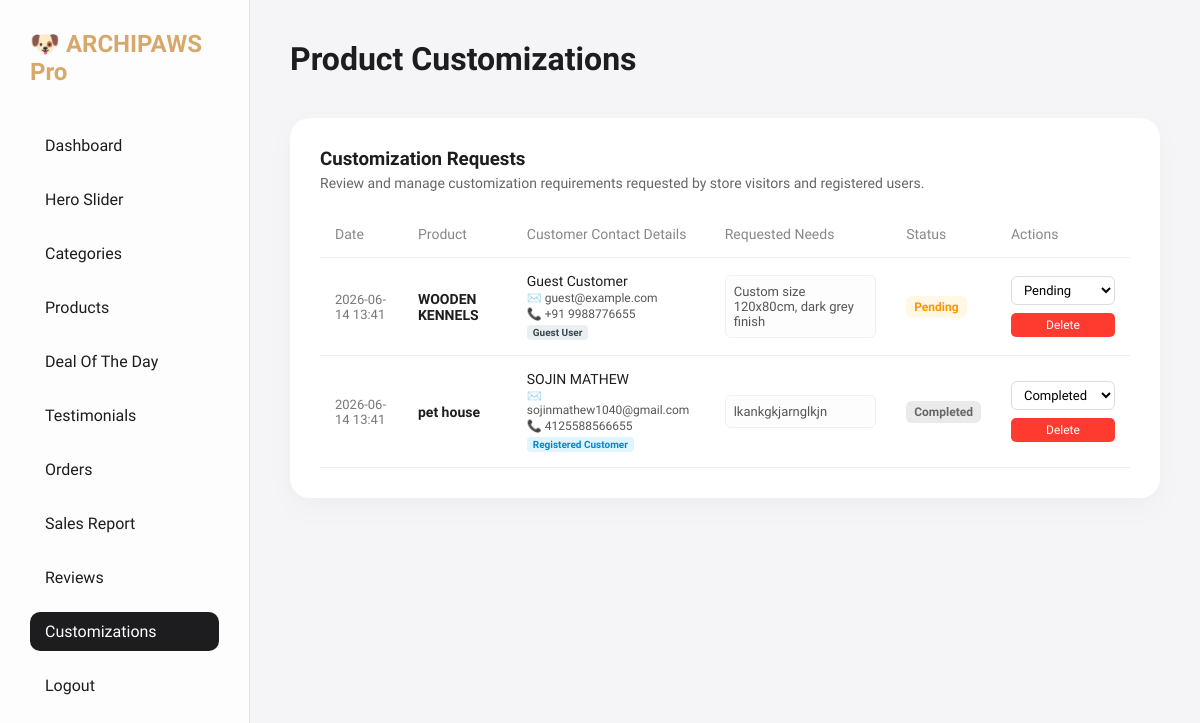
Page /admin/customizations.php (signed in) on the earlier database version.
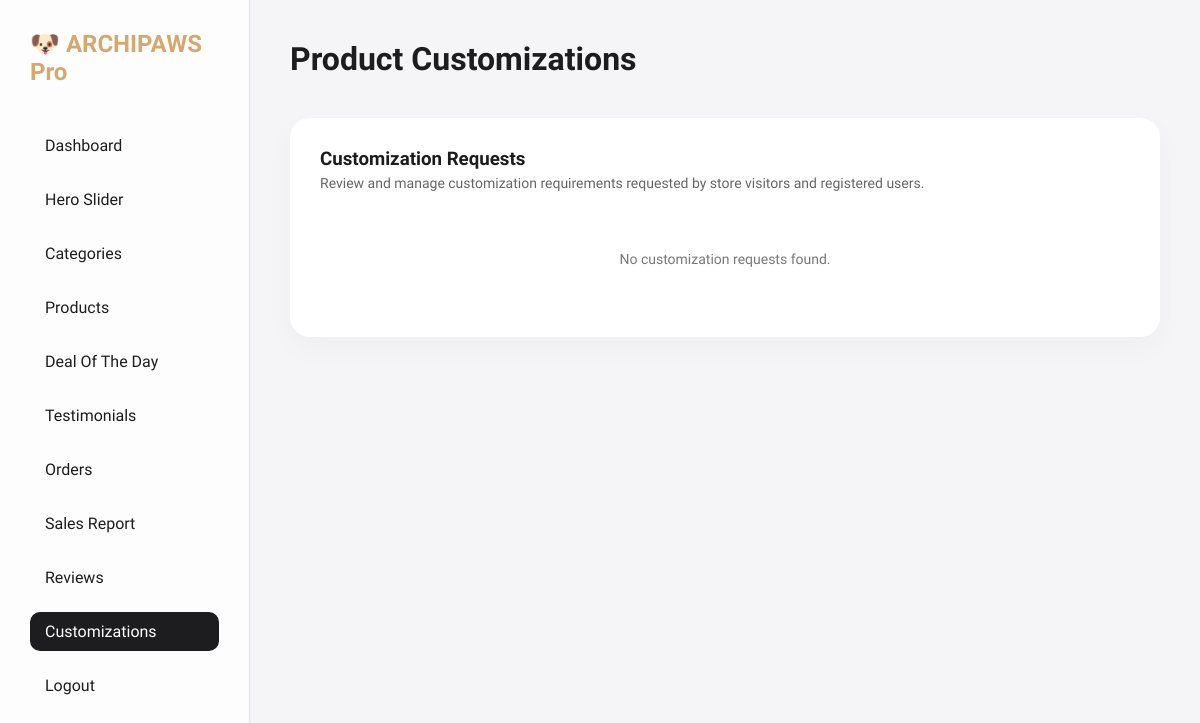
Same page on the later database version.
### tables this page shows
CREATE TABLE `product_customizations` (
  `id` int(11) NOT NULL AUTO_INCREMENT,
  `product_id` int(11) NOT NULL,
  `user_id` int(11) DEFAULT NULL,
  `customer_name` varchar(255) NOT NULL,
  `customer_email` varchar(255) NOT NULL,
  `customer_phone` varchar(50) NOT NULL,
  `customization_details` text NOT NULL,
  `status` varchar(50) DEFAULT 'Pending',
  `created_at` timestamp NOT NULL DEFAULT current_timestamp(),
  PRIMARY KEY (`id`),
  KEY `product_id` (`product_id`),
  KEY `user_id` (`user_id`),
  CONSTRAINT `product_customizations_ibfk_1` FOREIGN KEY (`product_id`) REFERENCES `products` (`id`) ON DELETE CASCADE,
  CONSTRAINT `product_customizations_ibfk_2` FOREIGN KEY (`user_id`) REFERENCES `users` (`id`) ON DELETE SET NULL
);

CREATE TABLE `products` (
  `id` int(11) NOT NULL AUTO_INCREMENT,
  `title` varchar(255) NOT NULL,
  `description` text DEFAULT NULL,
  `price` decimal(10,2) NOT NULL,
  `old_price` decimal(10,2) DEFAULT NULL,
  `category` varchar(100) DEFAULT NULL,
  `badge` varchar(50) DEFAULT NULL,
  `rating` int(11) DEFAULT 5,
  `stock_status` varchar(50) DEFAULT 'In Stock',
  `stock_quantity` int(11) DEFAULT 10,
  `created_at` timestamp NOT NULL DEFAULT current_timestamp(),
  `is_trending` tinyint(1) DEFAULT 0,
  PRIMARY KEY (`id`)
);

### admin/customizations.php (the view, shortened to what this page needs)
<?php
require_once '../db.php';
try {
    $stmt = $pdo->query("SELECT c.*, p.title AS product_title FROM product_customizations c JOIN products p ON c.product_id = p.id ORDER BY c.created_at DESC");
    $customizations = $stmt->fetchAll(PDO::FETCH_ASSOC);
} catch (PDOException $e) {
    $customizations = [];
    $error = "Error fetching customizations: " . $e->getMessage();
}
?>
<!DOCTYPE html>
<html>
<head>
    <link rel="stylesheet" href="assets/admin.css">
</head>
<body>
    <div class="admin-container">
        <div class="sidebar">
            <h2>🐶 ARCHIPAWS Pro</h2>
            <ul>
                <li><a href="index.php">Dashboard</a></li>
                <li><a href="hero_manager.php">Hero Slider</a></li>
                <li><a href="category_manager.php">Categories</a></li>
                <li><a href="product_manager.php">Products</a></li>
                <li><a href="deal_manager.php">Deal Of The Day</a></li>
                <li><a href="testimonial_manager.php">Testimonials</a></li>
                <li><a href="orders.php">Orders</a></li>
                <li><a href="sales_report.php">Sales Report</a></li>
                <li><a href="review_manager.php">Reviews</a></li>
                <li><a href="customizations.php" class="active">Customizations</a></li>
                <li><a href="logout.php">Logout</a></li>
            </ul>
        </div>
        <div class="main-content">
            <div class="header-top">
                <h1>Product Customizations</h1>
            </div>
            <div class="card">
                <h3>Customization Requests</h3>
                <p style="color:#666; margin-top:5px; font-size: 14px; margin-bottom: 20px;">Review and manage customization requirements requested by store visitors and registered users.</p>
                <?php if (!empty($customizations)): ?>
                    <table>
                        <thead>
                            <tr>
                                <th>Date</th>
                                <th>Product</th>
                                <th>Customer Contact Details</th>
                                <th>Requested Needs</th>
                                <th>Status</th>
                                <th>Actions</th>
                            </tr>
                        </thead>
                        <tbody>
                            <?php foreach ($customizations as $cust): ?>
                                <?php
                                    $badge_class = 'badge-pending';
                                    if ($cust['status'] === 'Contacted') $badge_class = 'badge-contacted';
                                    elseif ($cust['status'] === 'In Progress') $badge_class = 'badge-inprogress';
                                    elseif ($cust['status'] === 'Completed') $badge_class = 'badge-completed';
                                ?>
                                <tr>
                                    <td style="font-size: 13px; color: #777;">
                                        <?= date('Y-m-d H:i', strtotime($cust['created_at'])) ?>
                                    </td>
                                    <td style="font-weight: 600; font-size: 14px;">
                                        <a href="../product.php?id=<?= $cust['product_id'] ?>" target="_blank" style="color: #1d1d1f; text-decoration: none;">
                                            <?= htmlspecialchars($cust['product_title']) ?>
                                        </a>
                                    </td>
                                    <td>
                                        <div style="font-size: 14px; font-weight: 500;"><?= htmlspecialchars($cust['customer_name']) ?></div>
                                        <div style="font-size: 12px; color: #555; margin-top: 2px;">✉️ <?= htmlspecialchars($cust['customer_email']) ?></div>
                                        <div style="font-size: 12px; color: #555; margin-top: 2px;">📞 <?= htmlspecialchars($cust['customer_phone']) ?></div>
                                        <?php if ($cust['user_id']): ?>
                                            <span style="font-size: 10px; background: #e1f5fe; color: #0288d1; padding: 2px 6px; border-radius: 4px; display: inline-block; margin-top: 4px; font-weight: 600;">Registered Customer</span>
                                        <?php else: ?>
                                            <span style="font-size: 10px; background: #eceff1; color: #37474f; padding: 2px 6px; border-radius: 4px; display: inline-block; margin-top: 4px; font-weight: 600;">Guest User</span>
                                        <?php endif; ?>
                                    </td>
                                    <td>
                                        <div class="cust-details-text"><?= htmlspecialchars($cust['customization_details']) ?></div>
                                    </td>
                                    <td>
                                        <span class="badge <?= $badge_class ?>"><?= htmlspecialchars($cust['status']) ?></span>
                                    </td>
                                    <td>
                                        <div style="display: flex; flex-direction: column; gap: 8px;">
                                            <form method="POST" class="status-form">
                                                <select name="status" class="status-select" onchange="this.form.submit()">
                                                    <option value="Pending" <?= $cust['status'] === 'Pending' ? 'selected' : '' ?>>Pending</option>
                                                    <option value="Completed" <?= $cust['status'] === 'Completed' ? 'selected' : '' ?>>Completed</option>
                                                </select>
                                            </form>
                                            <form method="POST" onsubmit="return confirm('Are you sure you want to delete this request?');">
                                                <button type="submit" class="btn-danger" style="width: 100%; text-align: center;">Delete</button>
                                            </form>
                                        </div>
                                    </td>
                                </tr>
                            <?php endforeach; ?>
                        </tbody>
                    </table>
                <?php else: ?>
                    <p style="color: #777; font-size: 14px; text-align: center; padding: 40px 0;">No customization requests found.</p>
                <?php endif; ?>
            </div>
        </div>
    </div>
</body>
</html>

### admin/assets/admin.css (style rules this page uses)
* { margin: 0; padding: 0; box-sizing: border-box; font-family: 'Quicksand', sans-serif; }
body { background: #f5f5f7; color: #1d1d1f; }
.admin-container { display: flex; min-height: 100vh; }
.sidebar { width: 250px; background: rgba(255, 255, 255, 0.8); backdrop-filter: blur(20px); border-right: 1px solid rgba(0, 0, 0, 0.1); padding: 30px; position: fixed; height: 100vh; }
.sidebar h2 { font-size: 24px; color: #d6a86c; margin-bottom: 40px; display: flex; align-items: center; gap: 10px; }
.sidebar ul { list-style: none; }
.sidebar ul li { margin-bottom: 15px; }
.sidebar ul li a { text-decoration: none; color: #1d1d1f; font-size: 16px; font-weight: 500; display: block; padding: 10px 15px; border-radius: 10px; transition: 0.3s; }
.sidebar ul li a:hover, .sidebar ul li a.active { background: #1d1d1f; color: #fff; }
.main-content { flex: 1; margin-left: 250px; padding: 40px; }
.header-top { display: flex; justify-content: space-between; align-items: center; margin-bottom: 40px; }
.header-top h1 { font-size: 32px; font-weight: 600; }
.card { background: #fff; padding: 30px; border-radius: 20px; box-shadow: 0 10px 30px rgba(0, 0, 0, 0.03); margin-bottom: 30px; }
.btn-danger { background: #ff3b30; color: white; padding: 5px 10px; border: none; border-radius: 5px; cursor: pointer; font-size: 12px; text-decoration: none; }
table { width: 100%; border-collapse: collapse; margin-top: 20px; }
table th, table td { padding: 15px; text-align: left; border-bottom: 1px solid #eee; }
table th { font-size: 14px; color: #888; font-weight: 500; }

### admin/customizations.php (style rules this page uses)
.badge { display: inline-block; padding: 4px 8px; border-radius: 6px; font-size: 12px; font-weight: 600; }
.badge-pending { background: #fff8e5; color: #ff9500; }
.badge-completed { background: #eaeaea; color: #666; }
.status-form { display: inline-flex; gap: 5px; align-items: center; }
.status-select { padding: 5px 8px; border-radius: 6px; border: 1px solid #ddd; font-size: 13px; background: #fff; outline: none; }
.cust-details-text { max-width: 300px; white-space: pre-wrap; word-wrap: break-word; font-size: 13px; color: #555; background: #fdfdfd; padding: 8px; border-radius: 6px; border: 1px solid #f0f0f0; }

Differences in the rows shown:
removed product_customizations: created_at "2026-06-14 13:41", product.title "WOODEN KENNELS", customer_name "Guest Customer", customer_email "guest@example.com", customer_phone "+91 9988776655", shows "Guest User", customization_details "Custom size 120x80cm, dark grey finish", status "Pending"
removed product_customizations: created_at "2026-06-14 13:41", product.title "pet house", customer_name "SOJIN MATHEW", customer_email "sojinmathew1040@gmail.com", customer_phone "4125588566655", shows "Registered Customer", customization_details "lkankgkjarnglkjn", status "Completed"
Other differences:
text no longer shown: "Date Product Customer Contact Details Requested Needs Status Actions"
text now shown: "No customization requests found."
